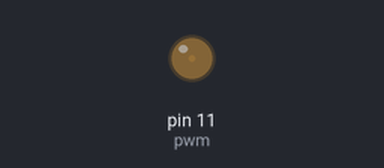
A sketch run on a simulated Arduino Uno, built with avr-gcc and run on an emulated ATmega328P. On the bench: output pins drawn as LEDs (lit = HIGH). What the sketch prints to the serial monitor is not drawn.

Above: at 0.05 s.
Timing chart, 0 to 3.0 s (numbered marks = the images above):
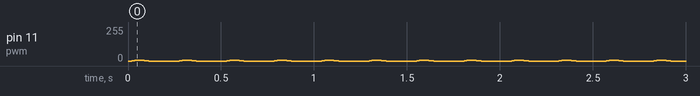

The sketch:

SimulacroECG.ino
```cpp
#define pwm 11

#define Bot_A 3
#define Bot_B 4
#define Bot_C 5

int StateA;
int StateB;
int StateC;

float sine;
int sine_i;

int Vetor[50]={0,0,0,0,1,1,2,5,5,6,7,4,5,6,6,5,4,3,3,2,2,1,0,0,-1,-3,-4,-1,6,12,24,50,75,100,54,25,2,8,3,-2,-5,-7,-13,-8,-4,0,0,0,0,0};

void setup()
{
  pinMode(pwm, OUTPUT);
  pinMode(Bot_A, INPUT);
  pinMode(Bot_B, INPUT);
  pinMode(Bot_C, INPUT);
  Serial.begin(9600);
}

void loop()
{
  for (int i=0;i<50;i++)
  {
    analogWrite(pwm, Vetor[i]);
    Serial.println(Vetor[i]);
    delay(5);
  }
}
```

ChoseButton.ino
```cpp

```

Seno_Comp.ino
```cpp

```

Measured:
- by itself, pin 11 (pwm): repeats every 0.26 s: 5/255 0.03 s, 6/255 0.02 s, 3/255 0.01 s, 2/255 0.02 s, 0/255 0.16 s, 1/255 0.02 s
